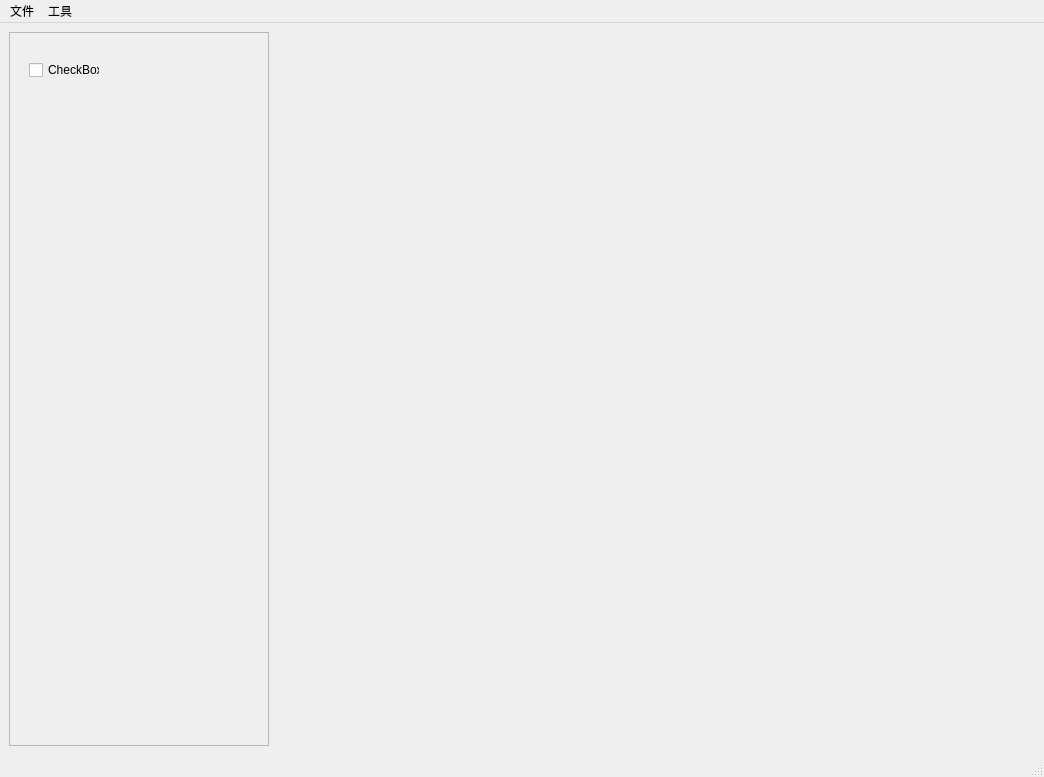
<?xml version="1.0" encoding="UTF-8"?>
<ui version="4.0">
 <class>MainWindow</class>
 <widget class="QMainWindow" name="MainWindow">
  <property name="geometry">
   <rect>
    <x>0</x>
    <y>0</y>
    <width>1044</width>
    <height>777</height>
   </rect>
  </property>
  <property name="sizePolicy">
   <sizepolicy hsizetype="Maximum" vsizetype="Maximum">
    <horstretch>0</horstretch>
    <verstretch>0</verstretch>
   </sizepolicy>
  </property>
  <property name="minimumSize">
   <size>
    <width>1044</width>
    <height>777</height>
   </size>
  </property>
  <property name="baseSize">
   <size>
    <width>0</width>
    <height>0</height>
   </size>
  </property>
  <property name="windowTitle">
   <string>CTViewer</string>
  </property>
  <property name="layoutDirection">
   <enum>Qt::LeftToRight</enum>
  </property>
  <widget class="QWidget" name="centralwidget">
   <layout class="QHBoxLayout" name="horizontalLayout">
    <item>
     <widget class="QFrame" name="frame">
      <property name="sizePolicy">
       <sizepolicy hsizetype="Fixed" vsizetype="Preferred">
        <horstretch>1</horstretch>
        <verstretch>1</verstretch>
       </sizepolicy>
      </property>
      <property name="minimumSize">
       <size>
        <width>260</width>
        <height>0</height>
       </size>
      </property>
      <property name="frameShape">
       <enum>QFrame::StyledPanel</enum>
      </property>
      <property name="frameShadow">
       <enum>QFrame::Raised</enum>
      </property>
      <widget class="QCheckBox" name="checkBox">
       <property name="geometry">
        <rect>
         <x>20</x>
         <y>30</y>
         <width>71</width>
         <height>16</height>
        </rect>
       </property>
       <property name="text">
        <string>CheckBox</string>
       </property>
      </widget>
     </widget>
    </item>
    <item>
     <layout class="QGridLayout" name="gridLayout">
      <item row="0" column="0">
       <widget class="QVTKWidget" name="qvtkWidget"/>
      </item>
      <item row="0" column="1">
       <widget class="QVTKWidget" name="qvtkWidget_2"/>
      </item>
      <item row="1" column="1">
       <widget class="QVTKWidget" name="qvtkWidget_4"/>
      </item>
      <item row="1" column="0">
       <widget class="QVTKWidget" name="qvtkWidget_3"/>
      </item>
     </layout>
    </item>
   </layout>
  </widget>
  <widget class="QMenuBar" name="menuBar">
   <property name="geometry">
    <rect>
     <x>0</x>
     <y>0</y>
     <width>1044</width>
     <height>23</height>
    </rect>
   </property>
   <widget class="QMenu" name="file_menu">
    <property name="title">
     <string>文件</string>
    </property>
    <addaction name="open_action"/>
    <addaction name="separator"/>
    <addaction name="save_action"/>
   </widget>
   <widget class="QMenu" name="tool_menu">
    <property name="title">
     <string>工具</string>
    </property>
    <addaction name="resample_action"/>
   </widget>
   <addaction name="file_menu"/>
   <addaction name="tool_menu"/>
  </widget>
  <widget class="QStatusBar" name="statusBar"/>
  <action name="open_action">
   <property name="checkable">
    <bool>true</bool>
   </property>
   <property name="text">
    <string>打开</string>
   </property>
  </action>
  <action name="save_action">
   <property name="text">
    <string>保存</string>
   </property>
  </action>
  <action name="resample_action">
   <property name="text">
    <string>重采样</string>
   </property>
  </action>
 </widget>
 <customwidgets>
  <customwidget>
   <class>QVTKWidget</class>
   <extends>QWidget</extends>
   <header>QVTKWidget.h</header>
  </customwidget>
 </customwidgets>
 <resources/>
 <connections/>
</ui>
